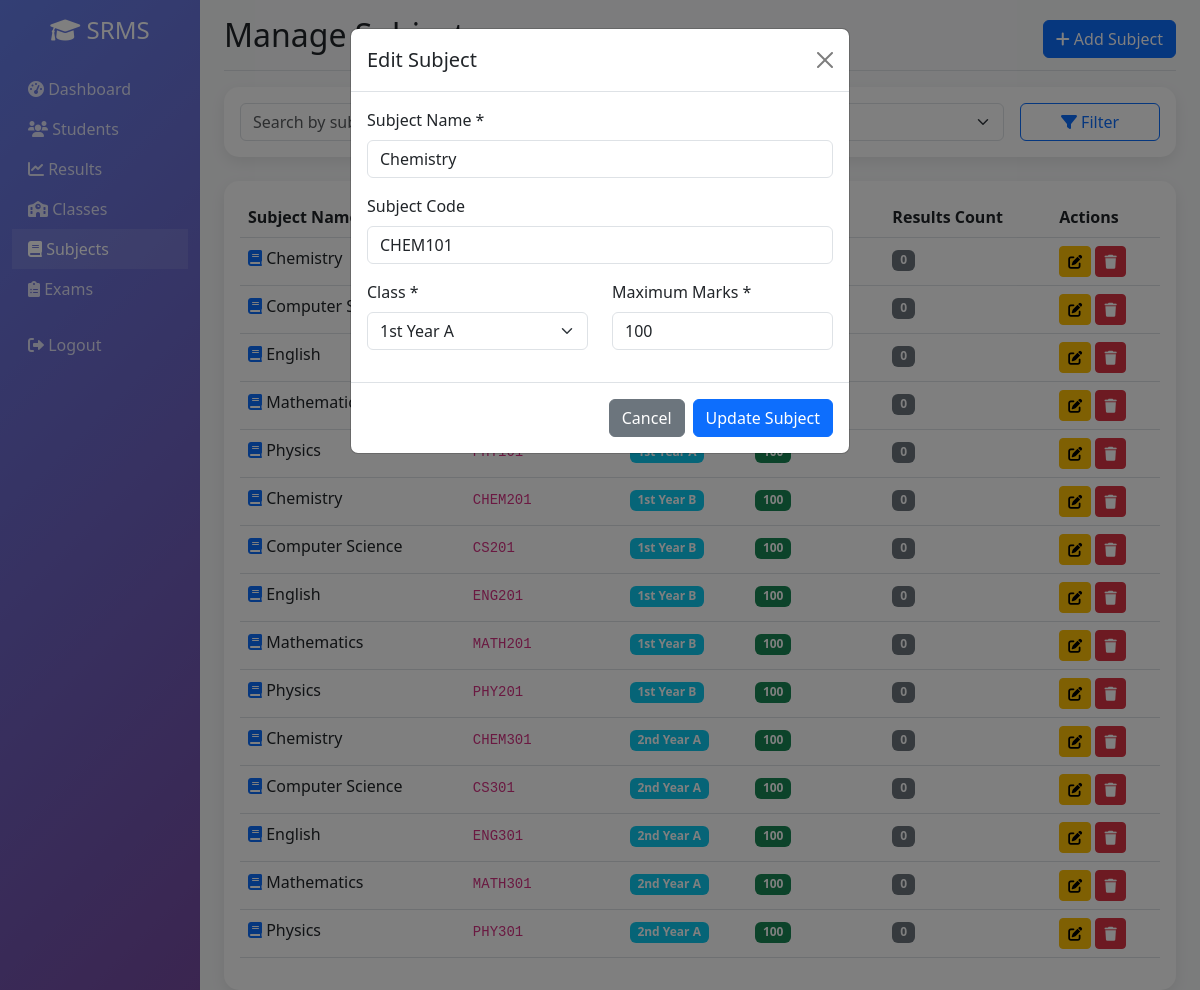
/subjects.php?edit=3 (signed in), run on the app's committed database.
### tables this page shows
CREATE TABLE `subjects` (
  `id` int(11) NOT NULL AUTO_INCREMENT,
  `subject_name` varchar(100) NOT NULL,
  `subject_code` varchar(20) DEFAULT NULL,
  `class_id` int(11) NOT NULL,
  `max_marks` int(11) NOT NULL DEFAULT 100,
  `created_at` timestamp NOT NULL DEFAULT current_timestamp(),
  PRIMARY KEY (`id`),
  KEY `class_id` (`class_id`),
  CONSTRAINT `subjects_ibfk_1` FOREIGN KEY (`class_id`) REFERENCES `classes` (`id`) ON DELETE CASCADE
);

CREATE TABLE `classes` (
  `id` int(11) NOT NULL AUTO_INCREMENT,
  `class_name` varchar(50) NOT NULL,
  `section` varchar(10) DEFAULT NULL,
  `created_at` timestamp NOT NULL DEFAULT current_timestamp(),
  PRIMARY KEY (`id`),
  UNIQUE KEY `class_name_section` (`class_name`, `section`)
);

### includes/functions.php (called while the page is built, shortened)
<?php
include_once 'db.php';
function sanitize($data) {
    global $conn;
    return htmlspecialchars(strip_tags(trim($conn->real_escape_string($data))));
}
?>

### subjects.php (the view, shortened to what this page needs)
<?php
include_once 'includes/functions.php';
$edit_subject = null;
if (isset($_GET['edit'])) {
    $id = sanitize($_GET['edit']);
    $sql = "SELECT * FROM subjects WHERE id = ?";
    $stmt = $conn->prepare($sql);
    $stmt->bind_param("i", $id);
    $stmt->execute();
    $result = $stmt->get_result();
    $edit_subject = $result->fetch_assoc();
}
$page = isset($_GET['page']) ? (int)$_GET['page'] : 1;
$limit = 20;
$offset = ($page - 1) * $limit;
$sql = "SELECT sub.*, c.class_name, c.section,
        (SELECT COUNT(*) FROM results WHERE subject_id = sub.id) as result_count
        FROM subjects sub
        JOIN classes c ON sub.class_id = c.id WHERE 1=1";
$sql .= " ORDER BY c.class_name, c.section, sub.subject_name LIMIT $limit OFFSET $offset";
$subjects = $conn->query($sql);
$classes = $conn->query("SELECT * FROM classes ORDER BY class_name, section");
?>
<!DOCTYPE html>
<html lang="en">
<head>
    <link href="https://cdn.jsdelivr.net/npm/bootstrap@5.3.0/dist/css/bootstrap.min.css" rel="stylesheet">
    <link rel="stylesheet" href="https://cdnjs.cloudflare.com/ajax/libs/font-awesome/6.0.0/css/all.min.css">
</head>
<body>
    <div class="container-fluid">
        <div class="row">
            <nav class="col-md-3 col-lg-2 d-md-block sidebar collapse">
                <div class="position-sticky pt-3">
                    <div class="text-center mb-4">
                        <h4 class="text-white">
                            <i class="fas fa-graduation-cap"></i> SRMS
                        </h4>
                    </div>
                    <ul class="nav flex-column">
                        <li class="nav-item">
                            <a class="nav-link" href="index.php">
                                <i class="fas fa-tachometer-alt"></i> Dashboard
                            </a>
                        </li>
                        <li class="nav-item">
                            <a class="nav-link" href="students.php">
                                <i class="fas fa-users"></i> Students
                            </a>
                        </li>
                        <li class="nav-item">
                            <a class="nav-link" href="results.php">
                                <i class="fas fa-chart-line"></i> Results
                            </a>
                        </li>
                        <li class="nav-item">
                            <a class="nav-link" href="classes.php">
                                <i class="fas fa-school"></i> Classes
                            </a>
                        </li>
                        <li class="nav-item">
                            <a class="nav-link active" href="subjects.php">
                                <i class="fas fa-book"></i> Subjects
                            </a>
                        </li>
                        <li class="nav-item">
                            <a class="nav-link" href="exams.php">
                                <i class="fas fa-clipboard-list"></i> Exams
                            </a>
                        </li>
                        <li class="nav-item mt-3">
                            <a class="nav-link" href="logout.php">
                                <i class="fas fa-sign-out-alt"></i> Logout
                            </a>
                        </li>
                    </ul>
                </div>
            </nav>
            <main class="col-md-9 ms-sm-auto col-lg-10 px-md-4 main-content">
                <div class="d-flex justify-content-between flex-wrap flex-md-nowrap align-items-center pt-3 pb-2 mb-3 border-bottom">
                    <h1 class="h2">Manage Subjects</h1>
                    <div class="btn-toolbar mb-2 mb-md-0">
                        <button type="button" class="btn btn-primary" data-bs-toggle="modal" data-bs-target="#addSubjectModal">
                            <i class="fas fa-plus"></i> Add Subject
                        </button>
                    </div>
                </div>
                <div class="card mb-4">
                    <div class="card-body">
                        <form method="GET" class="row g-3">
                            <div class="col-md-5">
                            </div>
                            <div class="col-md-5">
                            </div>
                            <div class="col-md-2">
                                <button type="submit" class="btn btn-outline-primary w-100">
                                    <i class="fas fa-filter"></i> Filter
                                </button>
                            </div>
                        </form>
                    </div>
                </div>
                <div class="card">
                    <div class="card-body">
                        <div class="table-responsive">
                            <table class="table table-hover">
                                <thead>
                                    <tr>
                                        <th>Subject Name</th>
                                        <th>Subject Code</th>
                                        <th>Class</th>
                                        <th>Max Marks</th>
                                        <th>Results Count</th>
                                        <th>Actions</th>
                                    </tr>
                                </thead>
                                <tbody>
                                    <?php while ($subject = $subjects->fetch_assoc()): ?>
                                    <tr>
                                        <td>
                                            <i class="fas fa-book text-primary"></i>
                                            <?php echo htmlspecialchars($subject['subject_name']); ?>
                                        </td>
                                        <td>
                                            <code><?php echo htmlspecialchars($subject['subject_code']); ?></code>
                                        </td>
                                        <td>
                                            <span class="badge bg-info">
                                                <?php echo $subject['class_name'] . ' ' . $subject['section']; ?>
                                            </span>
                                        </td>
                                        <td>
                                            <span class="badge bg-success"><?php echo $subject['max_marks']; ?></span>
                                        </td>
                                        <td>
                                            <span class="badge bg-secondary"><?php echo $subject['result_count']; ?></span>
                                        </td>
                                        <td>
                                            <a href="?edit=<?php echo $subject['id']; ?>" class="btn btn-sm btn-warning btn-action">
                                                <i class="fas fa-edit"></i>
                                            </a>
                                            <a href="?delete=<?php echo $subject['id']; ?>" class="btn btn-sm btn-danger btn-action" onclick="return confirm('Are you sure?')">
                                                <i class="fas fa-trash"></i>
                                            </a>
                                        </td>
                                    </tr>
                                    <?php endwhile; ?>
                                </tbody>
                            </table>
                        </div>
                    </div>
                </div>
            </main>
        </div>
    </div>
                                    <?php
                                    $classes->data_seek(0);
                                    ?>
    <?php if ($edit_subject): ?>
    <div class="modal fade show" id="editSubjectModal" tabindex="-1" style="display: block; background: rgba(0,0,0,0.5);">
        <div class="modal-dialog">
            <div class="modal-content">
                <div class="modal-header">
                    <h5 class="modal-title">Edit Subject</h5>
                    <a href="subjects.php" class="btn-close"></a>
                </div>
                <form method="POST">
                    <div class="modal-body">
                        <div class="mb-3">
                            <label class="form-label">Subject Name *</label>
                            <input type="text" class="form-control" name="subject_name" value="<?php echo $edit_subject['subject_name']; ?>" required>
                        </div>
                        <div class="mb-3">
                            <label class="form-label">Subject Code</label>
                            <input type="text" class="form-control" name="subject_code" value="<?php echo $edit_subject['subject_code']; ?>">
                        </div>
                        <div class="row">
                            <div class="col-md-6 mb-3">
                                <label class="form-label">Class *</label>
                                <select class="form-select" name="class_id" required>
                                    <?php
                                    $classes->data_seek(0);
                                    while ($class = $classes->fetch_assoc()):
                                    ?>
                                    <option value="<?php echo $class['id']; ?>" <?php echo $class['id'] == $edit_subject['class_id'] ? 'selected' : ''; ?>>
                                        <?php echo $class['class_name'] . ' ' . $class['section']; ?>
                                    </option>
                                    <?php endwhile; ?>
                                </select>
                            </div>
                            <div class="col-md-6 mb-3">
                                <label class="form-label">Maximum Marks *</label>
                                <input type="number" class="form-control" name="max_marks" value="<?php echo $edit_subject['max_marks']; ?>" min="1" required>
                            </div>
                        </div>
                    </div>
                    <div class="modal-footer">
                        <a href="subjects.php" class="btn btn-secondary">Cancel</a>
                        <button type="submit" name="edit_subject" class="btn btn-primary">Update Subject</button>
                    </div>
                </form>
            </div>
        </div>
    </div>
    <?php endif; ?>
</body>
</html>

### subjects.php (style rules this page uses)
.sidebar { min-height: 100vh; background: linear-gradient(135deg, #667eea 0%, #764ba2 100%); }
.sidebar .nav-link { color: rgba(255, 255, 255, 0.8); transition: all 0.3s; }
.sidebar .nav-link:hover, .sidebar .nav-link.active { color: white; background: rgba(255, 255, 255, 0.1); }
.main-content { background-color: #f8f9fa; min-height: 100vh; }
.card { border: none; border-radius: 15px; box-shadow: 0 5px 15px rgba(0, 0, 0, 0.08); }
.btn-action { padding: 0.25rem 0.5rem; font-size: 0.875rem; }

### data on the page
subjects: subject_name "Chemistry", result_count "0", subject_code "CHEM101", class_id "1st Year A", max_marks "100"
subjects: subject_name "Computer Science", result_count "0"
subjects: subject_name "English", result_count "0"
subjects: subject_name "Mathematics", result_count "0"
subjects: subject_name "Physics", result_count "0"
subjects: subject_name "Chemistry", subject_code "CHEM201", class.class_name "1st Year", class.section "B", max_marks "100", result_count "0"
subjects: subject_name "Computer Science", subject_code "CS201", class.class_name "1st Year", class.section "B", max_marks "100", result_count "0"
subjects: subject_name "English", subject_code "ENG201", class.class_name "1st Year", class.section "B", max_marks "100", result_count "0"
subjects: subject_name "Mathematics", subject_code "MATH201", class.class_name "1st Year", class.section "B", max_marks "100", result_count "0"
subjects: subject_name "Physics", subject_code "PHY201", class.class_name "1st Year", class.section "B", max_marks "100", result_count "0"
subjects: subject_name "Chemistry", subject_code "CHEM301", class.class_name "2nd Year", class.section "A", max_marks "100", result_count "0"
subjects: subject_name "Computer Science", subject_code "CS301", class.class_name "2nd Year", class.section "A", max_marks "100", result_count "0"
subjects: subject_name "English", subject_code "ENG301", class.class_name "2nd Year", class.section "A", max_marks "100", result_count "0"
subjects: subject_name "Mathematics", subject_code "MATH301", class.class_name "2nd Year", class.section "A", max_marks "100", result_count "0"
subjects: subject_name "Physics", subject_code "PHY301", class.class_name "2nd Year", class.section "A", max_marks "100", result_count "0"
